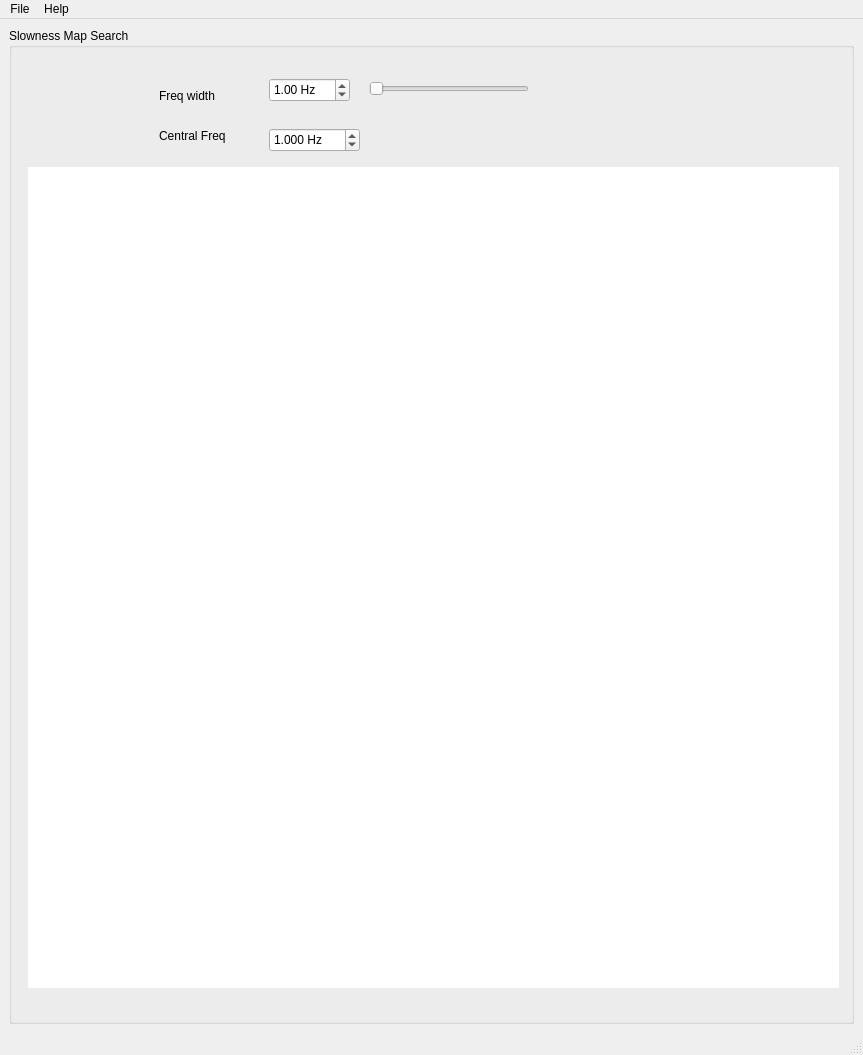
<?xml version="1.0" encoding="UTF-8"?>
<ui version="4.0">
 <class>MainWindow</class>
 <widget class="QMainWindow" name="MainWindow">
  <property name="geometry">
   <rect>
    <x>0</x>
    <y>0</y>
    <width>863</width>
    <height>1055</height>
   </rect>
  </property>
  <property name="sizePolicy">
   <sizepolicy hsizetype="Expanding" vsizetype="Preferred">
    <horstretch>0</horstretch>
    <verstretch>0</verstretch>
   </sizepolicy>
  </property>
  <property name="minimumSize">
   <size>
    <width>0</width>
    <height>0</height>
   </size>
  </property>
  <property name="windowTitle">
   <string>Catalog Exploring</string>
  </property>
  <widget class="QWidget" name="centralwidget">
   <property name="sizePolicy">
    <sizepolicy hsizetype="Expanding" vsizetype="Preferred">
     <horstretch>0</horstretch>
     <verstretch>0</verstretch>
    </sizepolicy>
   </property>
   <layout class="QHBoxLayout" name="horizontalLayout">
    <item>
     <layout class="QVBoxLayout" name="verticalLayout" stretch="0">
      <item>
       <widget class="QGroupBox" name="groupBox">
        <property name="title">
         <string>Slowness Map Search</string>
        </property>
        <widget class="QLabel" name="label">
         <property name="geometry">
          <rect>
           <x>150</x>
           <y>60</y>
           <width>81</width>
           <height>16</height>
          </rect>
         </property>
         <property name="text">
          <string>Freq width</string>
         </property>
        </widget>
        <widget class="QSlider" name="horizontalSlider">
         <property name="geometry">
          <rect>
           <x>360</x>
           <y>50</y>
           <width>160</width>
           <height>22</height>
          </rect>
         </property>
         <property name="orientation">
          <enum>Qt::Horizontal</enum>
         </property>
        </widget>
        <widget class="QDoubleSpinBox" name="central_freqDB">
         <property name="geometry">
          <rect>
           <x>260</x>
           <y>100</y>
           <width>91</width>
           <height>24</height>
          </rect>
         </property>
         <property name="suffix">
          <string> Hz</string>
         </property>
         <property name="decimals">
          <number>3</number>
         </property>
         <property name="minimum">
          <double>0.001000000000000</double>
         </property>
         <property name="maximum">
          <double>400.000000000000000</double>
         </property>
         <property name="singleStep">
          <double>0.001000000000000</double>
         </property>
         <property name="value">
          <double>1.000000000000000</double>
         </property>
        </widget>
        <widget class="QWidget" name="widget" native="true">
         <property name="geometry">
          <rect>
           <x>19</x>
           <y>139</y>
           <width>811</width>
           <height>821</height>
          </rect>
         </property>
         <property name="styleSheet">
          <string notr="true">background-color: rgb(255, 255, 255);</string>
         </property>
        </widget>
        <widget class="QDoubleSpinBox" name="freq_widthDB">
         <property name="geometry">
          <rect>
           <x>260</x>
           <y>50</y>
           <width>81</width>
           <height>24</height>
          </rect>
         </property>
         <property name="suffix">
          <string> Hz</string>
         </property>
         <property name="minimum">
          <double>0.000000000000000</double>
         </property>
         <property name="maximum">
          <double>400.000000000000000</double>
         </property>
         <property name="singleStep">
          <double>0.001000000000000</double>
         </property>
         <property name="value">
          <double>1.000000000000000</double>
         </property>
        </widget>
        <widget class="QLabel" name="label_2">
         <property name="geometry">
          <rect>
           <x>150</x>
           <y>100</y>
           <width>81</width>
           <height>16</height>
          </rect>
         </property>
         <property name="text">
          <string>Central Freq</string>
         </property>
        </widget>
       </widget>
      </item>
     </layout>
    </item>
   </layout>
  </widget>
  <widget class="QMenuBar" name="menubar">
   <property name="geometry">
    <rect>
     <x>0</x>
     <y>0</y>
     <width>863</width>
     <height>24</height>
    </rect>
   </property>
   <widget class="QMenu" name="menuFile">
    <property name="title">
     <string>File</string>
    </property>
   </widget>
   <widget class="QMenu" name="menuHelp">
    <property name="title">
     <string>Help</string>
    </property>
    <addaction name="actionOpen_Help"/>
   </widget>
   <addaction name="menuFile"/>
   <addaction name="menuHelp"/>
  </widget>
  <widget class="QStatusBar" name="statusbar"/>
  <action name="actionRead_hyp_folder">
   <property name="text">
    <string>Read hyp folder</string>
   </property>
  </action>
  <action name="actionRead_last_location">
   <property name="text">
    <string>Read last location</string>
   </property>
  </action>
  <action name="actionOpen_Help">
   <property name="text">
    <string>Open Help</string>
   </property>
  </action>
 </widget>
 <resources/>
 <connections/>
</ui>
